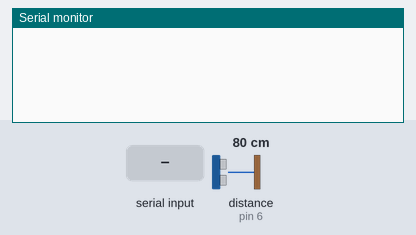
The program below on a simulated Arduino Uno, built with avr-gcc and run on an emulated ATmega328P. On the bench: the last lines printed to the serial monitor. Inputs (shaded band) come from the test bench; at power-on: distance to the obstacle (sensor on pin 6) 80 cm.

Above: at 1.2 s.
1.3 s: distance to the obstacle (sensor on pin 6) set to 2 cm
At 2.5 s:
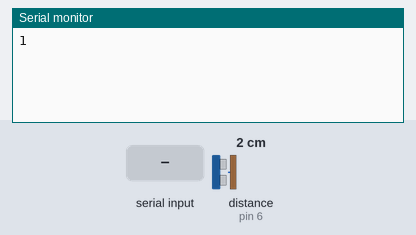
2.8 s: "1" received over Serial
At 4.2 s:
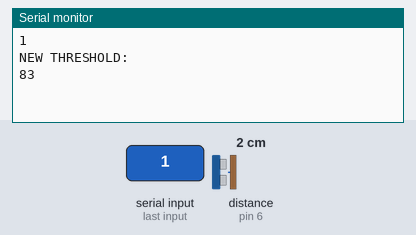
5.3 s: distance to the obstacle (sensor on pin 6) set to 120 cm
At 5.7 s:
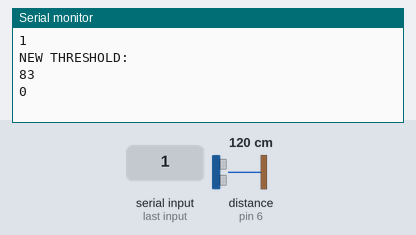

The program:

main.cpp
```cpp
#include <Arduino.h>
#include <HCSR04.h>

#define MAX_DIST 534 // cm
#define DEF_THRESH 50 // cm
#define DEBOUNCE 200 // msecs
#define DEBUG 1 // 1 if debug, otherwise 0

HCSR04 hc(5, 6);

volatile uint16_t threshold = DEF_THRESH;
byte state = 0;

void setup()
{
    Serial.begin(115200);
}

void print_state(byte val)
{
#if DEBUG
    Serial.println(val);
#else
    Serial.write(val);
#endif
    delay(DEBOUNCE);
}

void set_state(byte* value)
{
    *value = !(*value);
    print_state(*value);
}

int decode_bytes(byte* values)
{
    byte left = (*values << 8);
    byte right = *(values + 1);

    return (uint16_t)(left | right);
}

void loop()
{
    uint16_t distance = hc.dist();

    if (Serial.available() > 0) {
        byte received[2];
        Serial.readBytes(received, 2);
        threshold = constrain(decode_bytes(received), 0, MAX_DIST);
#if DEBUG
        Serial.println("NEW THRESHOLD: ");
        Serial.println(threshold);
#endif
    }

    if ((distance < threshold) && !state) {
        set_state(&state);
    }

    if ((distance >= threshold) && state) {
        set_state(&state);
    }

    delay(50);
}
```

Measured:
- after the input at 1.3 s, the serial monitor: prints a new line at once (image 1)
- after the input at 2.8 s, the serial monitor: prints a new line after 1.0 s (image 2)
- after the input at 5.3 s, the serial monitor: prints a new line at once (image 3)
